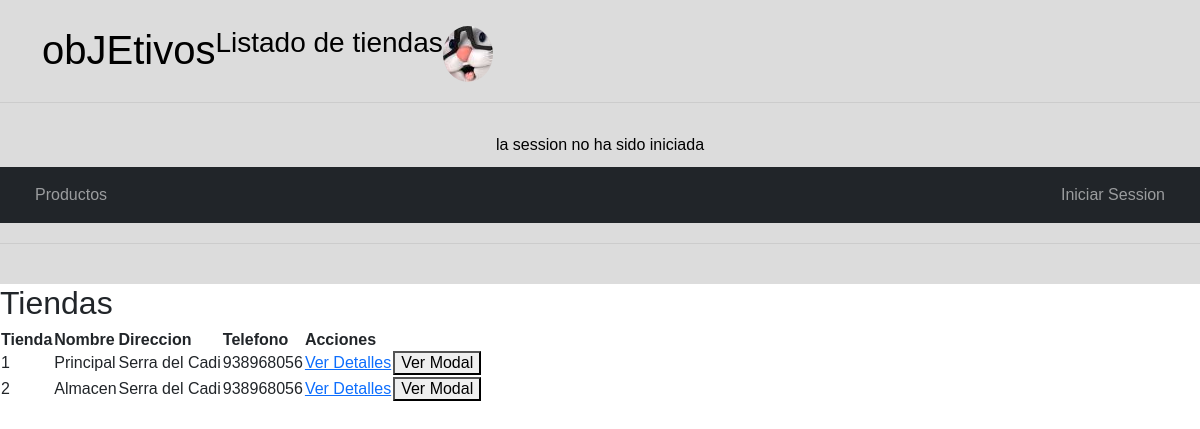
The app's page /web/view/verTiendas.php with its own data.
### tables this page shows
CREATE TABLE IF NOT EXISTS `tiendas` (
  `tie_id` INT(11) NOT NULL AUTO_INCREMENT,
  `tie_nombre` VARCHAR(45) NOT NULL,
  `tie_direccion` VARCHAR(45) NULL DEFAULT NULL,
  `tie_fotoURL` VARCHAR(45) NULL DEFAULT NULL,
  `tie_fotoALT` VARCHAR(45) NULL DEFAULT NULL,
  `tie_telefono` VARCHAR(11) NULL DEFAULT NULL,
  `municipios_mun_id` INT(11) NOT NULL,
  `vendedores_ven_id` INT(5) NOT NULL,
  PRIMARY KEY (`tie_id`),
  INDEX `fk_tiendas_municipios_idx` (`municipios_mun_id` ASC) ,
  INDEX `fk_tiendas_vendedores1_idx` (`vendedores_ven_id` ASC) ,
  CONSTRAINT `fk_tiendas_municipios`
    FOREIGN KEY (`municipios_mun_id`)
    REFERENCES `municipios` (`mun_id`)
    ON DELETE NO ACTION
    ON UPDATE NO ACTION,
  CONSTRAINT `fk_tiendas_vendedores1`
    FOREIGN KEY (`vendedores_ven_id`)
    REFERENCES `vendedores` (`ven_id`)
    ON DELETE NO ACTION
    ON UPDATE NO ACTION);

### web/includes/verTiendas-inc.php (called while the page is built)
<?php
require "../model/connection.php";
require "../model/tienda.php";
require "../controler/tiendaContr.php";
$tienda = new TiendaContr();
$todos = $tienda->leerTodos();
?>

### web/model/Connection.php (called while the page is built, shortened)
<?php
class Connection {
    protected function connect(){
        try {
            $con = new PDO('mysql:host=localhost;dbname=tienda', 'root','');
            $con->setAttribute(PDO::ATTR_DEFAULT_FETCH_MODE,PDO::FETCH_ASSOC);
            $con->setAttribute(PDO::ATTR_ERRMODE, PDO::ERRMODE_EXCEPTION);
            return $con;
        } catch (PDOException $e) {
            return "Error!: ". $e->getMessage()."<br>";
        }
    }
}

### web/model/Tienda.php (called while the page is built, shortened)
<?php
class Tienda extends Connection{
    private $tablaNombre = "tiendas";
    protected function getTodos() {
        try {
        $stmt = $this->connect()->prepare("SELECT   tie_id, tie_nombre, tie_direccion, tie_fotoURL, tie_fotoALT, tie_telefono,
                                    mun_codpos, mun_nombre, vendedores_ven_id, vendedores.ven_username, vendedores.ven_email
                                            FROM ". $this->tablaNombre."
                                            join vendedores on vendedores_ven_id = ven_id
                                            join municipios on municipios_mun_id = mun_id");
        $result = $stmt->execute();
        return $stmt->fetchAll();
    }
    catch (Exception $e){
        return $e->getMessage();
        }
    }
}

### web/controler/tiendaContr.php (called while the page is built, shortened)
<?php
class TiendaContr extends Tienda{
    public function leerTodos() {
        return $this->getTodos();
    }
}

### web/view/verTiendas.php (the view, shortened to what this page needs)
<?php
include "../includes/verTiendas-inc.php";
include "../includes/header.php";
?>
<!DOCTYPE html>
<html lang="en">
<head>
    <link href="https://cdn.jsdelivr.net/npm/bootstrap@5.3.3/dist/css/bootstrap.min.css" rel="stylesheet">
    <link href="https://cdn.jsdelivr.net/npm/bootstrap-icons@1.11.3/font/bootstrap-icons.min.css" rel="stylesheet">
    <link rel="stylesheet" type="text/css" href="style.css">
</head>
<body>
<div id="tiendas">
    <h2>Tiendas</h2>
    <table>
        <tr>
            <th>Tienda</th>
            <th>Nombre</th>
            <th>Direccion</th>
            <th>Telefono</th>
            <th>Acciones</th>
        </tr>
    <?php foreach ($todos as $key => $todo){
            echo "<tr>";
            echo "<td>".$todo['tie_id']."</td>";
            echo "<td>".$todo['tie_nombre']."</td>";
            echo "<td>".$todo['tie_direccion']."</td>";
            echo "<td>".$todo['tie_telefono']."</td>";
            echo "<td><a href='../view/verTienda.php?id=".$todo['tie_id']."'>Ver Detalles</a></td>";
            echo "<td><button class = 'verDetails' id='verDetails".$todo['tie_id']."'
                                data-id ='".$todo['tie_id']."'
                                data-nombre = '".$todo['tie_nombre']."'
                                data-direccion = '".$todo['tie_direccion']."'
                                data-responsable = '".$todo['ven_username']."'
                                data-email = '".$todo['ven_email']."'
                                data-telefono = '".$todo['tie_telefono']."'
                                data-municipio = '".$todo['mun_nombre']."'
                                data-codpos = '".$todo['mun_codpos']."'
                                >Ver Modal</button></td>";
            echo "</tr>";
        };
?>
</table>
</div>
</body>
</html>

### web/view/style.css (style rules this page uses)
* { font-family:Verdana, Geneva, Tahoma, sans-serif; }
body { margin: 0; padding: 0; box-sizing: border-box; }

### records on screen
tiendas: tie_id "1", tie_nombre "Principal", tie_direccion "Serra del Cadi", tie_telefono "938968056"
tiendas: tie_id "2", tie_nombre "Almacen", tie_direccion "Serra del Cadi", tie_telefono "938968056"

### other values on screen
$title "Listado de tiendas"
